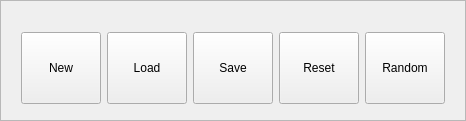
        <widget class="QFrame" name="frame">
         <property name="frameShape">
          <enum>QFrame::StyledPanel</enum>
         </property>
         <property name="frameShadow">
          <enum>QFrame::Raised</enum>
         </property>
         <layout class="QVBoxLayout" name="verticalLayout">
          <property name="bottomMargin">
           <number>2</number>
          </property>
          <item>
           <widget class="QStackedWidget" name="stackedWidget_7">
            <widget class="QWidget" name="stackedWidget_7Page1"/>
           </widget>
          </item>
          <item>
           <widget class="QFrame" name="horizontalFrame">
            <property name="minimumSize">
             <size>
              <width>0</width>
              <height>100</height>
             </size>
            </property>
            <property name="maximumSize">
             <size>
              <width>16777215</width>
              <height>100</height>
             </size>
            </property>
            <layout class="QHBoxLayout" name="horizontalLayout_2">
             <item>
              <widget class="QPushButton" name="pushButton_4">
               <property name="minimumSize">
                <size>
                 <width>0</width>
                 <height>72</height>
                </size>
               </property>
               <property name="text">
                <string>New</string>
               </property>
              </widget>
             </item>
             <item>
              <widget class="QPushButton" name="pushButton_7">
               <property name="minimumSize">
                <size>
                 <width>0</width>
                 <height>72</height>
                </size>
               </property>
               <property name="text">
                <string>Load</string>
               </property>
              </widget>
             </item>
             <item>
              <widget class="QPushButton" name="pushButton_6">
               <property name="minimumSize">
                <size>
                 <width>0</width>
                 <height>72</height>
                </size>
               </property>
               <property name="text">
                <string>Save</string>
               </property>
              </widget>
             </item>
             <item>
              <widget class="QPushButton" name="pushButton_10">
               <property name="minimumSize">
                <size>
                 <width>0</width>
                 <height>72</height>
                </size>
               </property>
               <property name="text">
                <string>Reset</string>
               </property>
              </widget>
             </item>
             <item>
              <widget class="QPushButton" name="pushButton_5">
               <property name="minimumSize">
                <size>
                 <width>0</width>
                 <height>72</height>
                </size>
               </property>
               <property name="text">
                <string>Random</string>
               </property>
              </widget>
             </item>
            </layout>
           </widget>
          </item>
         </layout>
        </widget>
